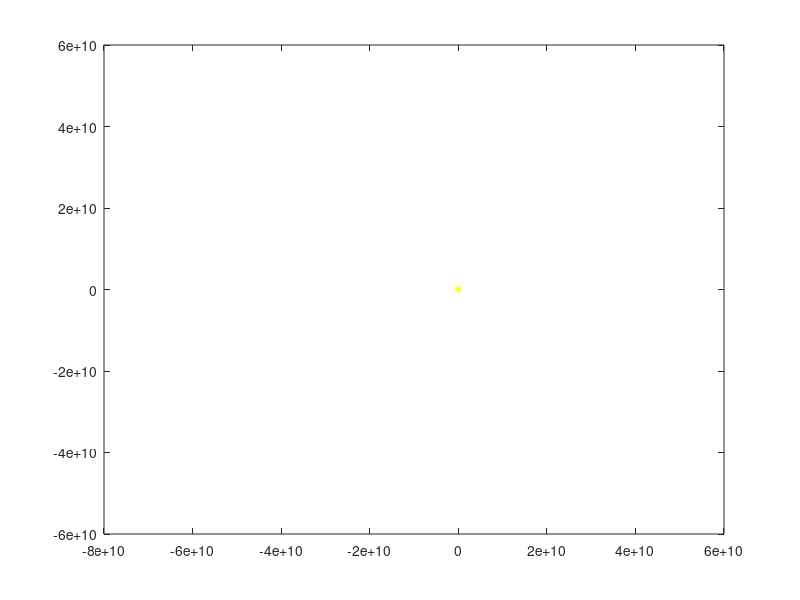

Source code (MATLAB): (Note: this script raises an error after producing the figure.)
function mercury6()
%correct perihelion precession due to Newtonian effects of outer planets
a = 57909050000; %semi-major axis (m)
e = 0.205630; %eccentricity
%msun = 1.988482635e30; %sun mass (kg)
msun = 1.9885e30;
%radii are currently semi-major axis
mvenus = 4.867e24; %venus mass (kg)
Rvenus = 108208000000; %venus radius (m)
mearth = 5.976e24; %earth mass (kg)
Rearth = 149598023000; %earth radius (m)
mmars = 6.421e23; %mars mass (kg)
Rmars = 227939200000; %mars radius (m)
mjupiter = 1.899e27; %jupiter mass (kg)
Rjupiter = 778.57e9; %jupiter radius (m)
msaturn = 5.686e26; %saturn mass (kg)
Rsaturn = 1433.53e9; %saturn radius (m)
muranus = 8.681e25; %uranus mass (kg)
Ruranus = 2.87503e12; %uranus radius (m)
mneptune = 1.02413e26; %neptune mass (kg)
Rneptune = 4.504e12; %neptune radius (m)
G = 6.67408e-11;

mmercury = 3.3011e23;

RP = [Rvenus, Rearth, Rmars, Rjupiter, Rsaturn, Ruranus, Rneptune];
MP = [mvenus, mearth, mmars, mjupiter, msaturn, muranus, mneptune];

%theta = linspace(0, (2*pi), 100); 
%theta1 = linspace(0, (2*pi)*(365.25*100/87.969),365.25*100/87.969);
theta1 = linspace(0, (2*pi)*(365.25*100/87.969), 3600*24);

r = @(theta) a.*(1-e.^2)./(1+e.*cos(theta));

g = @(r, RP, MP) -MP.*r.^3./(2.*msun.*RP.*(RP.^2-r.^2));

%int = @(theta, i) g(r(theta), RP(i), MP(i)).*cos(theta);

deltapsi = 0;
for i = 1:7
    int = @(theta) g(r(theta), RP(i), MP(i)).*cos(theta);
    deltapsi = deltapsi + (1/e)*integral(int, 0, 2*pi)
end
deltapsi*(365.25*100/87.969)*360*3600/(2*pi)
%detlaphi = (1/e)*integral(int, 0, 2*pi)

%x = @(r, theta) r.*cos(theta)+((2*pi+deltapsi)./(2*pi)).*cos(theta);
%y = @(r, theta) r.*sin(theta)+((2*pi+deltapsi)./(2*pi)).*sin(theta);

%x = @(r, theta) r.*(2*pi+deltapsi)/(2*pi).*cos(theta);
%y = @(r, theta) r.*(2*pi+deltapsi)/(2*pi).*sin(theta);


%x = @(r, theta) r.*cos(theta)+10000*theta.*deltapsi/(2*pi)
%y = @(r, theta) r.*sin(theta)+10000*theta.*deltapsi/(2*pi)

%x = @(r, theta) r.*cos(theta)-r.*sin((theta/(2*pi))+5000.*deltapsi);
%y = @(r, theta) r.*sin(theta)+r.*sin((theta/(2*pi))+5000.*deltapsi);

%circle
%x = @(r, theta) (e+a.*cos(theta)).*cos(theta.*deltapsi)-(a^2-e^2)^(1/2).*sin(theta).*sin(theta.*deltapsi);
%y = @(r, theta) (e+a.*cos(theta)).*sin(theta.*deltapsi)+(a^2-e^2)^(1/2).*sin(theta).*cos(theta.*deltapsi);

%small ellipse away from sun
%x = @(r, theta) r.*(cos(theta.*2.*pi.*deltapsi)-sin(theta).*sin(theta.*2.*pi.*deltapsi));
%y = @(r, theta) r.*(sin(theta.*2.*pi.*deltapsi)+sin(theta).*cos(theta.*2.*pi.*deltapsi));

%cool spirals
%x = @(r, theta) r.*cos(theta)-r.*sin(theta).*sin((theta/(2*pi)).*(1/(10000.*deltapsi)));
%y = @(r, theta) r.*sin(theta)+r.*cos(theta).*sin((theta/(2*pi)).*(1/(10000.*deltapsi)));

%x = @(r, theta) r.*cos(theta)-r.*sin(theta).*sin((theta.*((2*pi).*deltapsi*1000)));
%y = @(r, theta) r.*sin(theta)+r.*cos(theta).*sin((theta.*((2*pi).*deltapsi*1000)));

x = @(r, theta) r.*cos(theta+10000*theta*deltapsi);
y = @(r, theta) r.*sin(theta+10000*theta*deltapsi);

plot(0, 0, 'y*')
hold on
axis([-8e10,6e10,-6e10,6e10])
%axis([4.598e10,4.602e10,0e10,1.3e9])
set(gcf, 'position', [0, 0, 1000, 1000])
set(gca, 'Color', 'k')
i = animatedline('Color', 'r', 'marker', '.', 'Linewidth', 1);
for k = 1:length(theta1)
    addpoints(i, x(r(theta1(k)), theta1(k)), y(r(theta1(k)), theta1(k)));
    drawnow
end

end